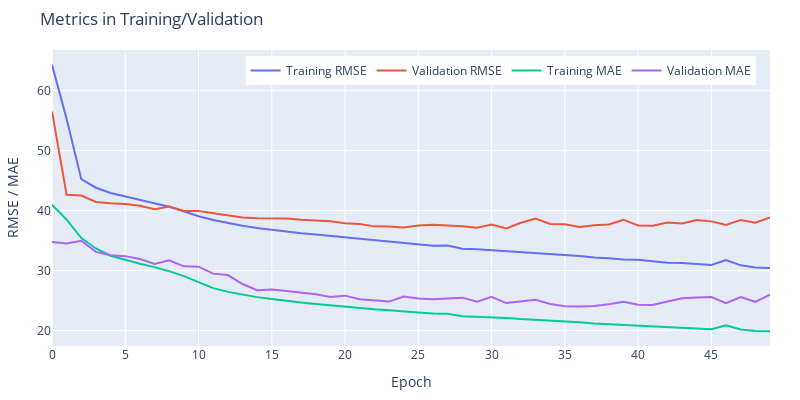

This figure's notebook cell:
### Code cell
plotMetrics(train_history.history["root_mean_squared_error"], train_history.history["val_root_mean_squared_error"], train_history.history["mean_absolute_error"], train_history.history["val_mean_absolute_error"])
